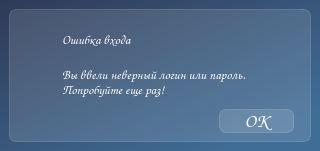
<?xml version="1.0" encoding="UTF-8"?>
<ui version="4.0">
 <class>MainWindow</class>
 <widget class="QMainWindow" name="MainWindow">
  <property name="geometry">
   <rect>
    <x>0</x>
    <y>0</y>
    <width>320</width>
    <height>151</height>
   </rect>
  </property>
  <property name="minimumSize">
   <size>
    <width>310</width>
    <height>151</height>
   </size>
  </property>
  <property name="maximumSize">
   <size>
    <width>320</width>
    <height>151</height>
   </size>
  </property>
  <property name="windowTitle">
   <string>Ошиба входа</string>
  </property>
  <property name="styleSheet">
   <string notr="true">background-color: qlineargradient(spread:pad, x1:0, y1:0, x2:0.840909, y2:0.881, stop:0 rgba(47, 58, 86, 255), stop:1 rgba(64, 109, 150, 255));
font-family: Comic Sans MS;</string>
  </property>
  <widget class="QWidget" name="centralwidget">
   <layout class="QVBoxLayout" name="verticalLayout">
    <item>
     <widget class="QFrame" name="frame">
      <property name="styleSheet">
       <string notr="true">background-color: rgba(255,255,255, 30);
border: 1px solid rgba(255,255,255,40);
border-radius: 7px;</string>
      </property>
      <property name="frameShape">
       <enum>QFrame::StyledPanel</enum>
      </property>
      <property name="frameShadow">
       <enum>QFrame::Raised</enum>
      </property>
      <widget class="QPushButton" name="exit_btm">
       <property name="geometry">
        <rect>
         <x>210</x>
         <y>100</y>
         <width>75</width>
         <height>24</height>
        </rect>
       </property>
       <property name="styleSheet">
        <string notr="true">QPushButton {
color: white;
border-radius: 7px;
font-weight: bold;
font-size: 14pt;
}
QPushButton:hover{
color: rgb(141, 170, 255);
}
QPushButton:pressed{
background-color: rgdargba(255, 255, 255, 70);
}</string>
       </property>
       <property name="text">
        <string>OK</string>
       </property>
      </widget>
      <widget class="QLabel" name="label">
       <property name="geometry">
        <rect>
         <x>50</x>
         <y>20</y>
         <width>141</width>
         <height>20</height>
        </rect>
       </property>
       <property name="styleSheet">
        <string notr="true">color: white;
border-color: transparent;
background-color: transparent;
font-size: 10pt;</string>
       </property>
       <property name="text">
        <string>Ошибка входа</string>
       </property>
      </widget>
      <widget class="QLabel" name="label_2">
       <property name="enabled">
        <bool>true</bool>
       </property>
       <property name="geometry">
        <rect>
         <x>50</x>
         <y>50</y>
         <width>251</width>
         <height>31</height>
        </rect>
       </property>
       <property name="toolTip">
        <string>&lt;html&gt;&lt;head/&gt;&lt;body&gt;&lt;p&gt;&lt;br/&gt;&lt;/p&gt;&lt;/body&gt;&lt;/html&gt;</string>
       </property>
       <property name="whatsThis">
        <string>&lt;html&gt;&lt;head/&gt;&lt;body&gt;&lt;p&gt;&lt;br/&gt;&lt;/p&gt;&lt;/body&gt;&lt;/html&gt;</string>
       </property>
       <property name="styleSheet">
        <string notr="true">color: white;
border-color: transparent;
background-color: transparent;
font-size: 10pt;</string>
       </property>
       <property name="text">
        <string>Вы ввели неверный логин или пароль.</string>
       </property>
      </widget>
      <widget class="QLabel" name="label_3">
       <property name="geometry">
        <rect>
         <x>50</x>
         <y>70</y>
         <width>141</width>
         <height>21</height>
        </rect>
       </property>
       <property name="styleSheet">
        <string notr="true">color: white;
border-color: transparent;
background-color: transparent;
font-size: 10pt;</string>
       </property>
       <property name="text">
        <string>Попробуйте еще раз!</string>
       </property>
      </widget>
      <widget class="QLabel" name="label_4">
       <property name="geometry">
        <rect>
         <x>0</x>
         <y>20</y>
         <width>51</width>
         <height>51</height>
        </rect>
       </property>
       <property name="styleSheet">
        <string notr="true">border-color: transparent;
background-color: transparent;</string>
       </property>
       <property name="text">
        <string/>
       </property>
       <property name="pixmap">
        <pixmap resource="res-rs.qrc">:/ico/resources/icons/close.png</pixmap>
       </property>
      </widget>
     </widget>
    </item>
   </layout>
  </widget>
 </widget>
 <resources>
  <include location="res-rs.qrc"/>
 </resources>
 <connections/>
</ui>
